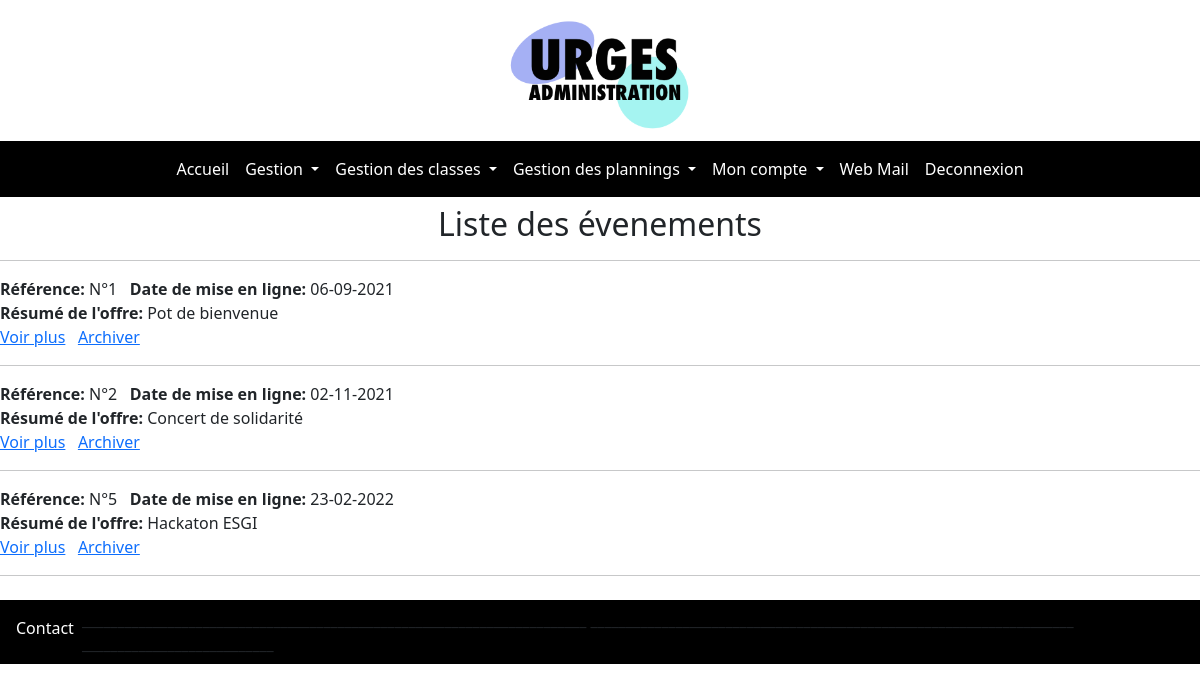
The page /administration/pages/Home/evenement.php (signed in) on the database as committed earlier.
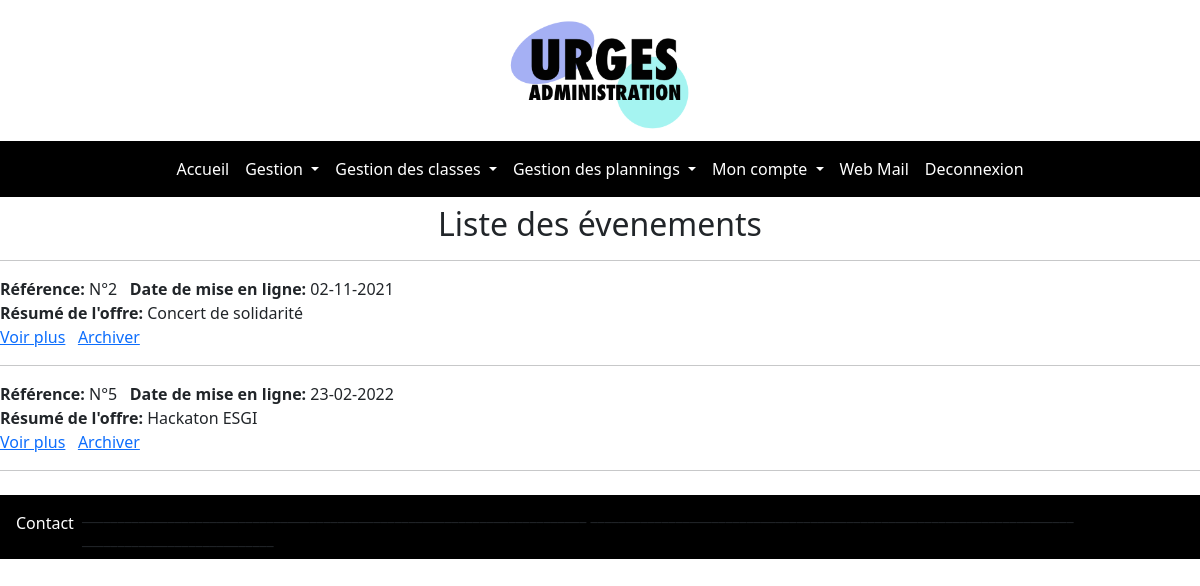
The same page on the database as committed later.
### tables this page shows
CREATE TABLE `evenements` (
  `id_event` int(11) NOT NULL,
  `texte_event` varchar(500) NOT NULL,
  `resume_event` varchar(100) NOT NULL,
  `date_event` varchar(12) NOT NULL,
  `archive` varchar(10) NOT NULL
);

### administration/pages/Home/evenement.php (the view, shortened to what this page needs)
<?php
include('../../function/bdd.php');
include('../../function/header.php');
include('../../function/nav_menu.php');
?>
<center><h2>Liste des évenements</h2></center><hr>
<?php
$req="SELECT * FROM `evenements` WHERE `archive` = '0'";
$ex=$link->prepare($req);
$ex->execute();
while($row=$ex->fetch())
{
	$idevent = $row['id_event'];
	echo "<strong>Référence:</strong> N°".$row['id_event'];
	echo "<strong>Date de mise en ligne:</strong> ".$row['date_event'];
	echo "<br>";
	echo "<strong>Résumé de l'offre:</strong> ".$row['resume_event']."<br>";
	echo "<a href='#'>Voir plus</a>";
	echo "<a href='../../function/archiver_event.php?id=".$idevent."'>Archiver</a>";
	echo "<hr>";
}
include('../../function/footer.php');
?>

Rows that differ between the two databases and show on the page:
no longer on this page (row edited): evenements: id_event "1", date_event "06-09-2021", resume_event "Pot de bienvenue"
